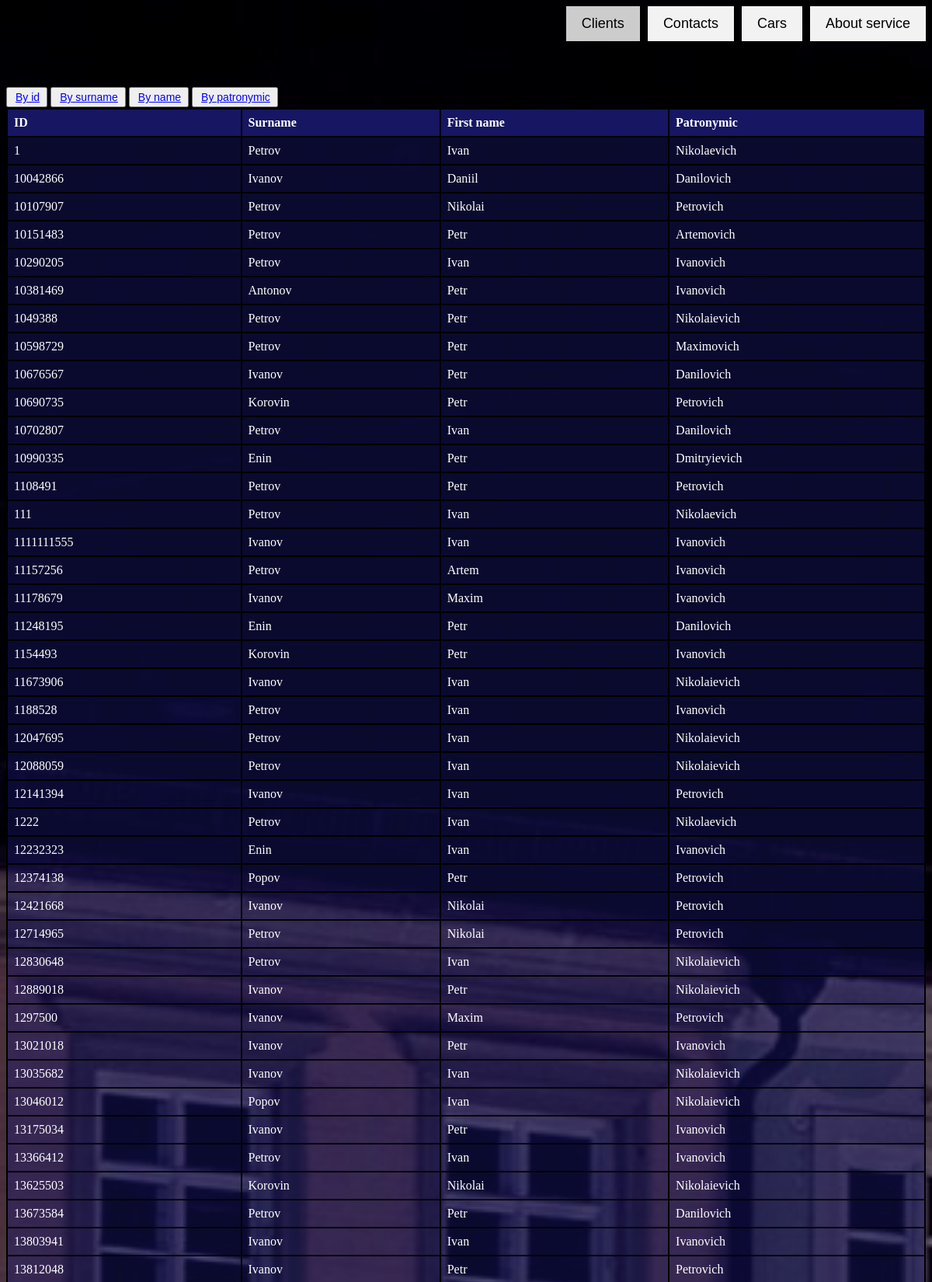
The page / (upper part) on the database its author committed.
### tables this page shows
CREATE TABLE client (client_id Char (20) NOT NULL UNIQUE PRIMARY KEY, surname_client TEXT NOT NULL, first_name_client TEXT NOT NULL, patronymic_client TEXT NOT NULL, phone_number_client TEXT NOT NULL);

### app.py (the view)
@app.route('/')
def index():
    conn = get_db()
    cursor = conn.cursor()
    order_by = "client_id"
    if request.args.get("sort") == "id":
        order_by = "client_id"
    elif request.args.get("sort") == "surname":
        order_by = "surname_client"
    elif request.args.get("sort") == "name":
        order_by = "first_name_client"
    elif request.args.get("sort") == "patronymic":
        order_by = "patronymic_client"
    cursor.execute("SELECT * FROM worker")
    workers = cursor.fetchall()
    cursor.execute(f"SELECT * FROM client ORDER BY {order_by}")
    clients = cursor.fetchall()
    cursor.execute("SELECT * FROM car")
    cars = cursor.fetchall()
    conn.close()
    return render_template('index.html', workers=workers, clients=clients, cars=cars)

### app.py (called while the page is built)
def get_db():
    conn = sqlite3.connect(DATABASE)
    return conn

### templates/index.html (shortened to what this page needs)
<!DOCTYPE html>
<html>
<head>
</head>
<body>
<div class="tab">
    <button class="tablinks" onclick="openTab(event, 'home')">About service</button>
    <button class="tablinks" onclick="openTab(event, 'cars')">Cars</button>
    <button class="tablinks" onclick="openTab(event, 'contacts')">Contacts</button>
    <button class="tablinks" onclick="openTab(event, 'clients')" id="defaultOpen">Clients</button>
</div>
<div id="clients" class="tabcontent">
<h3>Clients</h3>
    <button class="tablinks" onclick="openTab(event, 'clients')">
    <a style="padding: 2px 2px; margin-left: 2px; color: blue; font-size: 14px;" href="{{ url_for('index', sort='id') }}">By id</a>
</button>
    <button class="tablinks" onclick="openTab(event, 'clients')">
    <a style="padding: 2px 2px; margin-left: 2px; color: blue; font-size: 14px;" href="{{ url_for('index', sort='surname') }}">By surname</a>
</button>
    <button class="tablinks" onclick="openTab(event, 'clients')">
    <a style="padding: 2px 2px; margin-left: 2px; color: blue; font-size: 14px;" href="{{ url_for('index', sort='name') }}">By name</a>
</button>
    <button class="tablinks" onclick="openTab(event, 'clients')">
    <a style="padding: 2px 2px; margin-left: 2px; color: blue; font-size: 14px;" href="{{ url_for('index', sort='patronymic') }}">By patronymic</a>
</button>
    <table class="dark-table">
        <thead>
        <tr>
            <th>ID</th>
            <th>Surname</th>
            <th>First name</th>
            <th>Patronymic</th>
        </tr>
        </thead>
        <tbody>
        {% for client in clients %}
        <tr>
            <td>{{ client[0]|safe  }}</td>
            <td>{{ client[1]|safe  }}</td>
            <td>{{ client[2]|safe  }}</td>
            <td>{{ client[3]|safe  }}</td>
        </tr>
        {% endfor %}
        </tbody>
    </table>
</div>
</body>
</html>

### templates/index.html (style rules this page uses)
.tab { overflow: hidden; position: relative; }
.tab button { background-color: #f2f2f2; border: none; outline: none; cursor: pointer; padding: 12px 20px; transition: background-color 0.3s; float: right; font-size: 18px; margin-left: 10px; }
a { padding: 12px 20px; transition: background-color 0.3s; float: right; font-size: 18px; margin-left: 10px; color: red; }
.tab button.active { background-color: #ccc; }
body { background-color: #f2f2f2; background-image: url('/static/background.jpg'); background-repeat: no-repeat; background-position: center center; background-attachment: fixed; background-size: cover; }
.tabcontent.active-tab { display: block; }
table { background-color: rgba(25, 25, 112, 0.4); color: white; width: 100%; margin-bottom: 30px; border-collapse: collapse; }
th, td { padding: 8px; text-align: left; border: 2px solid black; }
thead { background-color: rgba(25, 25, 112, 0.8); }
th { font-weight: bold; }

### rows shown on the page
client: client_id "1", surname_client "Petrov", first_name_client "Ivan", patronymic_client "Nikolaevich"
client: client_id "10042866", surname_client "Ivanov", first_name_client "Daniil", patronymic_client "Danilovich"
client: client_id "10107907", surname_client "Petrov", first_name_client "Nikolai", patronymic_client "Petrovich"
client: client_id "10151483", surname_client "Petrov", first_name_client "Petr", patronymic_client "Artemovich"
client: client_id "10290205", surname_client "Petrov", first_name_client "Ivan", patronymic_client "Ivanovich"
client: client_id "10381469", surname_client "Antonov", first_name_client "Petr", patronymic_client "Ivanovich"
client: client_id "1049388", surname_client "Petrov", first_name_client "Petr", patronymic_client "Nikolaievich"
client: client_id "10598729", surname_client "Petrov", first_name_client "Petr", patronymic_client "Maximovich"
client: client_id "10676567", surname_client "Ivanov", first_name_client "Petr", patronymic_client "Danilovich"
client: client_id "10690735", surname_client "Korovin", first_name_client "Petr", patronymic_client "Petrovich"
client: client_id "10702807", surname_client "Petrov", first_name_client "Ivan", patronymic_client "Danilovich"
client: client_id "10990335", surname_client "Enin", first_name_client "Petr", patronymic_client "Dmitryievich"
client: client_id "1108491", surname_client "Petrov", first_name_client "Petr", patronymic_client "Petrovich"
client: client_id "111", surname_client "Petrov", first_name_client "Ivan", patronymic_client "Nikolaevich"
client: client_id "1111111555", surname_client "Ivanov", first_name_client "Ivan", patronymic_client "Ivanovich"
client: client_id "11157256", surname_client "Petrov", first_name_client "Artem", patronymic_client "Ivanovich"
client: client_id "11178679", surname_client "Ivanov", first_name_client "Maxim", patronymic_client "Ivanovich"
client: client_id "11248195", surname_client "Enin", first_name_client "Petr", patronymic_client "Danilovich"
client: client_id "1154493", surname_client "Korovin", first_name_client "Petr", patronymic_client "Ivanovich"
client: client_id "11673906", surname_client "Ivanov", first_name_client "Ivan", patronymic_client "Nikolaievich"
client: client_id "1188528", surname_client "Petrov", first_name_client "Ivan", patronymic_client "Ivanovich"
client: client_id "12047695", surname_client "Petrov", first_name_client "Ivan", patronymic_client "Nikolaievich"
client: client_id "12088059", surname_client "Petrov", first_name_client "Ivan", patronymic_client "Nikolaievich"
client: client_id "12141394", surname_client "Ivanov", first_name_client "Ivan", patronymic_client "Petrovich"
client: client_id "1222", surname_client "Petrov", first_name_client "Ivan", patronymic_client "Nikolaevich"
client: client_id "12232323", surname_client "Enin", first_name_client "Ivan", patronymic_client "Ivanovich"
client: client_id "12374138", surname_client "Popov", first_name_client "Petr", patronymic_client "Petrovich"
client: client_id "12421668", surname_client "Ivanov", first_name_client "Nikolai", patronymic_client "Petrovich"
client: client_id "12714965", surname_client "Petrov", first_name_client "Nikolai", patronymic_client "Petrovich"
client: client_id "12830648", surname_client "Petrov", first_name_client "Ivan", patronymic_client "Nikolaievich"
client: client_id "12889018", surname_client "Ivanov", first_name_client "Petr", patronymic_client "Nikolaievich"
client: client_id "1297500", surname_client "Ivanov", first_name_client "Maxim", patronymic_client "Petrovich"
client: client_id "13021018", surname_client "Ivanov", first_name_client "Petr", patronymic_client "Ivanovich"
client: client_id "13035682", surname_client "Ivanov", first_name_client "Ivan", patronymic_client "Nikolaievich"
client: client_id "13046012", surname_client "Popov", first_name_client "Ivan", patronymic_client "Nikolaievich"
client: client_id "13175034", surname_client "Ivanov", first_name_client "Petr", patronymic_client "Ivanovich"
client: client_id "13366412", surname_client "Petrov", first_name_client "Ivan", patronymic_client "Ivanovich"
client: client_id "13625503", surname_client "Korovin", first_name_client "Nikolai", patronymic_client "Nikolaievich"
client: client_id "13673584", surname_client "Petrov", first_name_client "Petr", patronymic_client "Danilovich"
client: client_id "13803941", surname_client "Ivanov", first_name_client "Ivan", patronymic_client "Ivanovich"
client: client_id "13812048", surname_client "Ivanov", first_name_client "Petr", patronymic_client "Petrovich"
